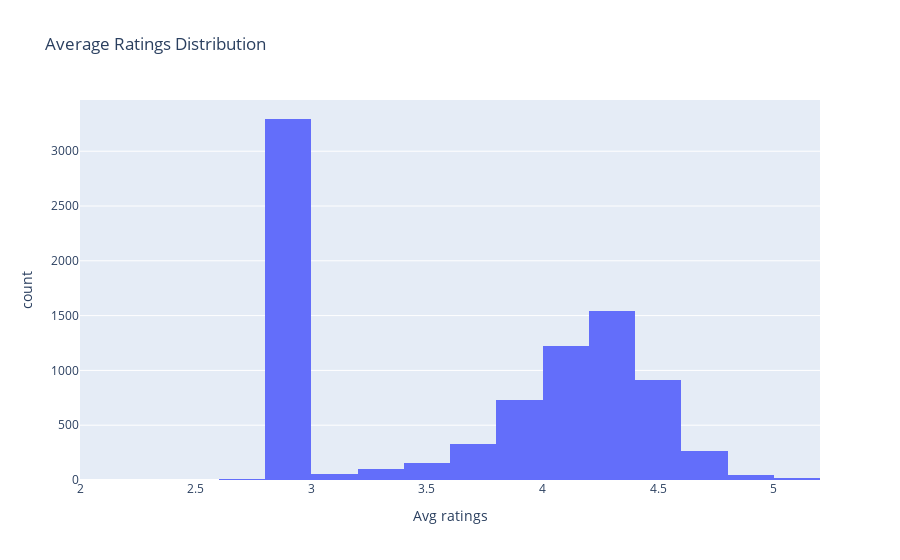

Notebook source saved alongside this figure:
### Code cell
fig1 = px.histogram(df, x ="Avg ratings", nbins = 20, title = "Average Ratings Distribution")
fig1

### Figure 1 — Plotly figure (JSON) as saved in the notebook; plotly's stock layout.template omitted (floating-point values rounded to 4 significant figures; data arrays with more than 128 entries replaced by an {"elided": "..."} marker saying what was removed)
{"data": [{"alignmentgroup": "True", "bingroup": "x", "hovertemplate": "Avg ratings=%{x}<br>count=%{y}<extra></extra>", "legendgroup": "", "marker": {"color": "#636efa", "pattern": {"shape": ""}}, "name": "", "nbinsx": 20, "offsetgroup": "", "orientation": "v", "showlegend": false, "type": "histogram", "x": {"elided": "8680 float values"}, "xaxis": "x", "yaxis": "y"}], "layout": {"autosize": true, "barmode": "relative", "legend": {"tracegroupgap": 0}, "title": {"text": "Average Ratings Distribution"}, "xaxis": {"anchor": "y", "autorange": true, "domain": [0, 1], "range": [2.0, 5.2], "title": {"text": "Avg ratings"}, "type": "linear"}, "yaxis": {"anchor": "x", "autorange": true, "domain": [0, 1], "range": [0, 3467.0], "title": {"text": "count"}}}}
